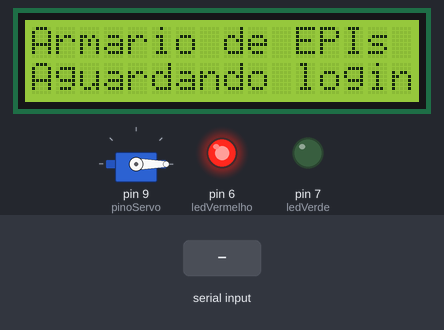
The sketch below on a simulated Arduino Uno, built with avr-gcc and run on an emulated ATmega328P. Parts: 16×2 character LCD, servo, output pins drawn as LEDs (lit = HIGH). Inputs (shaded band) come from the test bench. What the sketch prints to the serial monitor is not drawn.

Above: at 2.7 s.
2.8 s: "LIBERADO\n" received over Serial
At 3.4 s:
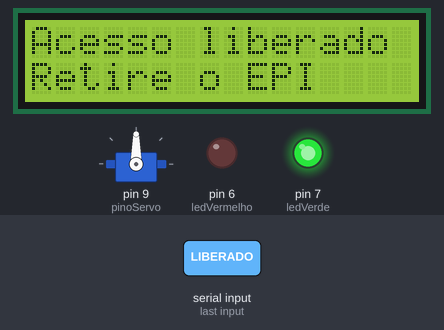
At 8.3 s:
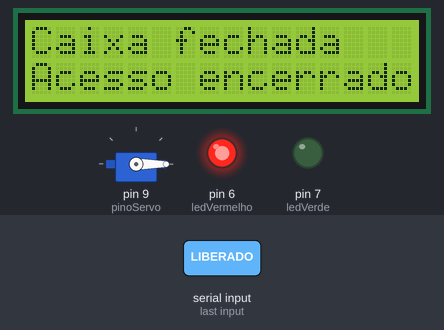
Timing chart, 0 to 9.8 s (numbered marks = the images above; inputs shaded):
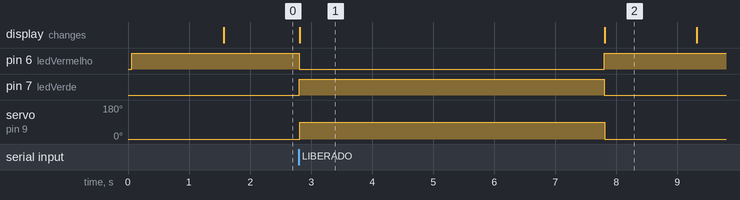

Measured:
- after the input at 2.8 s, pin 6 (ledVermelho): HIGH → LOW at once, → HIGH 5.0 s later; pin 7 (ledVerde): LOW → HIGH at once, → LOW 5.0 s later; servo on pin 9 (pinoServo): 0° → 90° at once, → 0° 5.0 s later; the display: changes at once (image 1)
- what the display in image 1 shows lasts 5.0 s, from 2.8 s to 7.8 s

The sketch:

arduino.ino
```cpp
#include <LiquidCrystal.h>
#include <Servo.h>

// LCD: RS, E, D4, D5, D6, D7
LiquidCrystal lcd(12, 11, 5, 4, 3, 2);

Servo trava;

// Pinos dos componentes
const int pinoServo = 9;
const int ledVerde = 7;
const int ledVermelho = 6;

// Posicoes do servo
const int fechado = 0;
const int aberto = 90;

// Estado da caixa
bool caixaAberta = false;
unsigned long momentoAbertura = 0;
const unsigned long tempoAberto = 5000;

void setup() {
  Serial.begin(9600);
  Serial.setTimeout(100);

  lcd.begin(16, 2);

  pinMode(ledVerde, OUTPUT);
  pinMode(ledVermelho, OUTPUT);

  trava.attach(pinoServo);
  trava.write(fechado);

  digitalWrite(ledVerde, LOW);
  digitalWrite(ledVermelho, HIGH);

  lcd.setCursor(0, 0);
  lcd.print("Armario de EPIs");
  lcd.setCursor(0, 1);
  lcd.print("Iniciando...");

  delay(1500);
  mostrarAcesso();

  Serial.println("ARDUINO_PRONTO");
}

void loop() {
  // Recebe a autorizacao do Python
  if (Serial.available() > 0) {
    String comando = Serial.readStringUntil('\n');
    comando.trim();

    if (comando == "LIBERADO" && !caixaAberta) {
      destravar();
    }
    else if (comando == "NEGADO" && !caixaAberta) {
      acessoNegado();
    }
  }

  // Fecha automaticamente apos 5 segundos
  if (caixaAberta &&
      millis() - momentoAbertura >= tempoAberto) {
    travarCaixa();
  }
}

void destravar() {
  trava.write(aberto);

  caixaAberta = true;
  momentoAbertura = millis();

  digitalWrite(ledVerde, HIGH);
  digitalWrite(ledVermelho, LOW);

  lcd.clear();
  lcd.setCursor(0, 0);
  lcd.print("Acesso liberado");
  lcd.setCursor(0, 1);
  lcd.print("Retire o EPI");

  Serial.println("ACESSO_AUTORIZADO");
}

void acessoNegado() {
  digitalWrite(ledVerde, LOW);
  digitalWrite(ledVermelho, HIGH);

  lcd.clear();
  lcd.setCursor(0, 0);
  lcd.print("Acesso negado");
  lcd.setCursor(0, 1);
  lcd.print("Verifique dados");

  Serial.println("ACESSO_NEGADO");

  delay(1500);
  mostrarAcesso();
}

void travarCaixa() {
  trava.write(fechado);

  caixaAberta = false;

  digitalWrite(ledVerde, LOW);
  digitalWrite(ledVermelho, HIGH);

  lcd.clear();
  lcd.setCursor(0, 0);
  lcd.print("Caixa fechada");
  lcd.setCursor(0, 1);
  lcd.print("Acesso encerrado");

  Serial.println("CAIXA_FECHADA");

  delay(1500);
  mostrarAcesso();
}

void mostrarAcesso() {
  lcd.clear();
  lcd.setCursor(0, 0);
  lcd.print("Armario de EPIs");
  lcd.setCursor(0, 1);
  lcd.print("Aguardando login");
}
```
